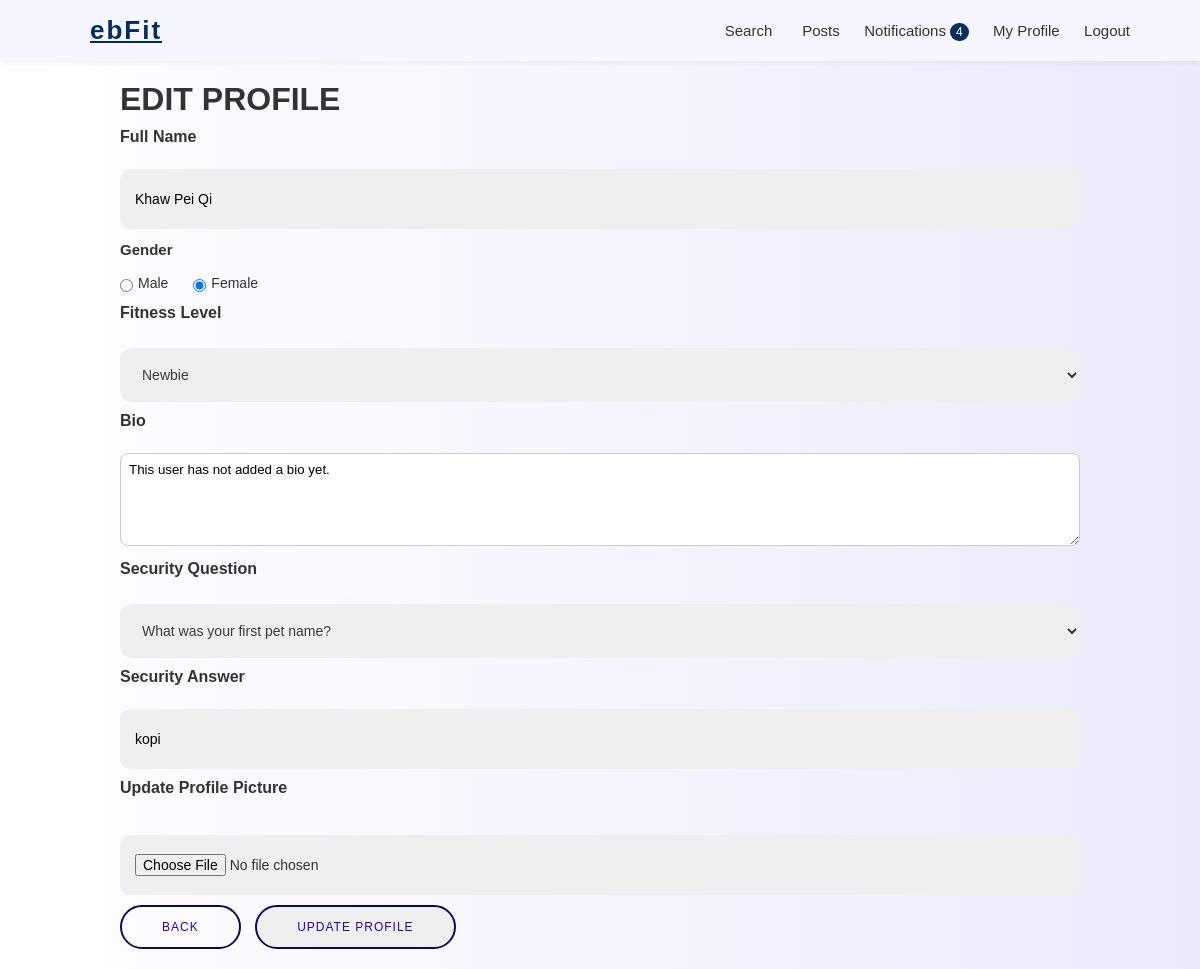
/profile/edit (signed in), run on the app's committed database.
### app.py (models this page shows, shortened)
class User(db.Model, UserMixin):
    __tablename__ = "users"
    email = db.Column(db.String(255), primary_key=True)
    name = db.Column(db.String(100), nullable=False)
    gender = db.Column(db.String(10), nullable=False)
    sport_level = db.Column(db.String(50), nullable=False)
    security_question = db.Column(db.String(255), nullable=False)
    security_answer = db.Column(db.String(255), nullable=False)
    password = db.Column(db.String(255), nullable=False)
    image_file = db.Column(db.String(255), nullable=False, default="default_image.png")
    bio = db.Column(db.Text, default="This user has not added a bio yet.", nullable=False)
    role = db.Column(db.String(20), default="user")
    is_suspended = db.Column(db.Boolean, default=False) # True = account suspended (blocked from login)
    posts = db.relationship("Posts", back_populates="user", lazy=True, cascade="all, delete-orphan")
    join_activities = db.relationship("JoinActivity", back_populates="user", lazy=True, cascade="all, delete-orphan")

### app.py (the view, shortened to what this page needs)
@app.route("/profile/edit", methods=["GET", "POST"])
@login_required
def profile_edit():
    form = UpdateProfileForm() #WTForms form
    form.security_question.choices = list(question.items()) # Dropdown
    if request.method == "GET": # Prefill existing values on GET
        form.name.data = current_user.name
        form.gender.data = current_user.gender
        form.bio.data = current_user.bio
        form.security_question.data = current_user.security_question
        form.security_answer.data = current_user.security_answer
    image_url = url_for("static", filename=f"profile_pics/{current_user.image_file or 'default_image.png'}")
    return render_template("edit_profile.html", form=form, image_url=image_url, question=question)

### app.py
class UpdateProfileForm(FlaskForm):
    name = StringField("Full Name", validators=[DataRequired(), Length(min=2, max=50)]) #User's full name
    gender = SelectField("Gender", choices=[("Male", "Male"), ("Female", "Female")]) #Gender options
    sport_level = SelectField("Fitness Level", choices=[("newbie","Newbie"),("intermediate","Intermediate"),("advanced","Advanced")], validators=[DataRequired()]) #Fitness level
    bio = TextAreaField("Bio", validators=[Length(max=200)]) #bio to introduce themselves
    security_question = SelectField("Security Question", choices=question, validators=[DataRequired()])
    security_answer = StringField("Security Answer", validators=[DataRequired(), Length(max=255)])
    picture = FileField("Update Profile Picture", validators=[FileAllowed(["jpg", "png"])]) #Upload new profile picture
    submit = SubmitField("Update") #Button to save profile updates

### app.py (called while the page is built)
@app.context_processor
def notif_count():
    if current_user.is_authenticated:
        count = Notification.query.filter_by(email=current_user.email, is_read=False).count()
        return {"unread_count": count}
    return {"unread_count": 0}

@login_manager.user_loader
def load_user(user_id):
    return User.query.filter_by(email=user_id).first()

@app.context_processor
def inject_admin():
    email = session.get("admin_email")
    if email:
        current_admin = Admin.query.get(email)
        return dict(admin=current_admin)
    return dict(admin=None)

### templates/edit_profile.html (shortened to what this page needs)
{% extends "base.html" %}
{% block content %}
<div class="container">
    <h1>Edit Profile</h1>
    <form method="POST" enctype="multipart/form-data">
        <div class="form-group">
            {{ form.name.label }}<br>
            {{ form.name(class="form-control") }}
        </div>
       <div class="gender-form">
            <label class="gender-label">Gender</label>
            <div class="gender-options">
                <label class="gender-option">
                    <input type="radio" name="gender" value="Male" {% if form.gender.data == "Male" %}checked{% endif %}> Male
                </label>
                <label class="gender-option">
                    <input type="radio" name="gender" value="Female" {% if form.gender.data == "Female" %}checked{% endif %}> Female
                </label>
            </div>
       </div>
        <div>
            {{ form.sport_level.label }}<br>
            {{ form.sport_level(class="form-select") }}
        </div>
        <div class="form-group">
            {{ form.bio.label }}<br>
            {{ form.bio(class="form-control", rows=5) }}
        </div>
        <div class="form-group">
            {{ form.security_question.label }}<br>
            <div class="security-option">
                {{ form.security_question(class="form-select") }}
            </div>
        </div>
        <div class="form-group">
            {{ form.security_answer.label }}<br>
            {{ form.security_answer(class="form-control") }}
        </div>
        <div class="form-group">
            {{ form.picture.label }}<br>
            {{ form.picture(class="form-control-file") }}
        </div>
        <div class="form-group">
            <a href="{{ url_for('profile') }}" class="btnpost5 btn-gap">Back</a>
            <button type="submit" class="btnpost5">Update Profile</button>
        </div>
    </form>
</div>
{% endblock %}

### static/style.css (style rules this page uses)
.container { max-width: 1000px; margin: 0 auto; padding: 20px; font-family: "Segoe UI", Arial, sans-serif; color: #333; }
label { display: block; margin-top: 10px; font-weight: bold; }
input, textarea { width: 100%; padding: 8px; margin-top: 5px; border-radius: 8px; border: 1px solid #ccc; }
body { font-family: 'Rubik', sans-serif; }
:root { --primary-color: #4460f1; --white-color: #ffffff; --light-text-color: #9398b3; --light-bg-color: #f2f4ff; --dark-color: #333333; --background-color: #fcfcff; }
* { margin:0; padding:0; border: none; outline: none; font-family: 'Rubik', sans-serif; border: none; outline: none; font-family: 'Rubik', sans-serif; }
*,::before,::after { box-sizing:border-box; }
body.user { background: linear-gradient(to right, #ffffff, #ebeafd); }
form input { font: inherit; font-size: 14px; width: 100%; border: none; outline: none; padding: 0 15px; line-height: 60px; border-radius: 10px; }
input::placeholder { color: var(--dark-color); font-family:'Rubik'; font-size: inherit; }
form input:not(.submit) { background-color: #efefef; width: 100%; width: 100%; }
.form-select { padding: 18px; border-radius: 12px; width: 100%; color: #3b3b3b; font-size: 14px; background: #efefef; margin-top: 8px; }
html { scroll-behavior: smooth; }
.post h2, .container h1 { text-transform: uppercase; }
.gender-form { margin: 12px 0; }
.gender-label { display: block; font-weight: bold; font-size: 15px; margin-bottom: 6px; }
.gender-options { display: flex; gap: 25px; align-items: center; }
.gender-option { display: flex; align-items: center; gap: 5px; font-size: 14px; font-weight: normal; }
input[type="file"] { margin-top: 20px; }
.btnloc, .btnpost, .btnpost2, .btnpost5, .input.btnpost[type="submit"] { font-size: 12px; font-weight: 500; text-transform: uppercase; letter-spacing: 1px; padding: 13px 40px; border: 2px solid #080965; border-radius: 50px; margin-top: 20px; text-decoration: none; display: inline-block; width: auto; color: #2800c7; }
.btnpost5 { display: inline-block; margin-top: 10px !important; }
.btn-gap { margin-right: 10px; }

### data on the page
User: name "Khaw Pei Qi", gender "☐ Male", gender "☑ Female", sport_level "Newbie", bio "This user has not added a bio yet.", security_question "What was your first pet name?", security_answer "kopi"

### other printed values
{{ unread_count }} "4"
